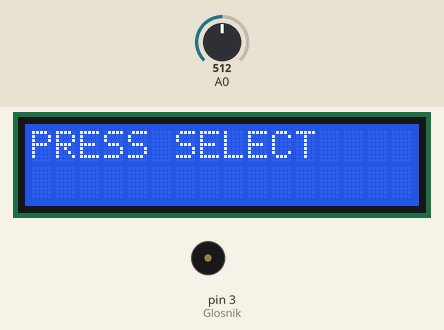
This sketch was run on a simulated Arduino Uno, built with avr-gcc and run on an emulated ATmega328P. On the bench: 16×2 character LCD, buzzer (waves = sounding). The test bench sets the inputs (shaded band); at power-on: A0 = 512.

Above: at 1.2 s.
1.3 s: A0 set to 634
2.8 s: A0 set to 667
At 3.1 s:
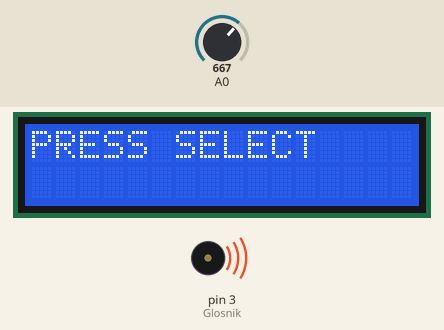
4.3 s: A0 set to 640
At 5.8 s:
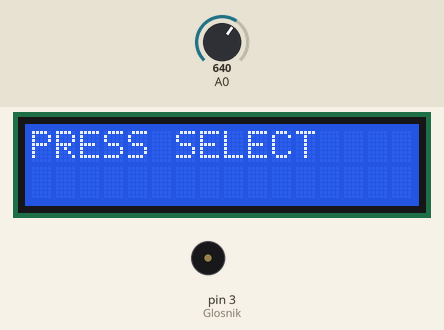
7.3 s: A0 set to 660
At 8.3 s:
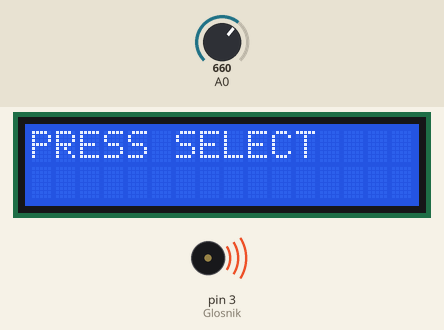
8.8 s: A0 set to 511
At 9.8 s:
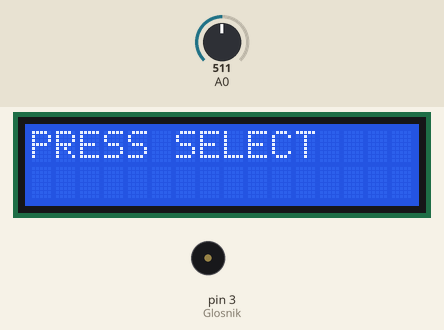
Timing chart, 0 to 11.4 s (numbered marks = the images above; inputs shaded):
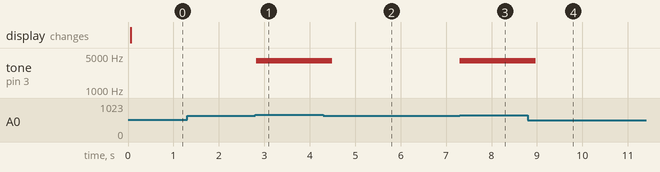

Measured:
- the behaviour switches between 649 and 650 on A0 (found by bisection; images 0 and 1)
- after the input at 1.3 s, every drawn part: stays the same
- after the input at 2.8 s, tone on pin 3 (Glosnik): silent → 4000 Hz at once
- after the input at 4.3 s, tone on pin 3 (Glosnik): 4000 Hz → silent after 0.19 s
- after the input at 7.3 s, tone on pin 3 (Glosnik): silent → 4000 Hz at once
- after the input at 8.8 s, tone on pin 3 (Glosnik): 4000 Hz → silent after 0.17 s

The sketch:

lcd.ino.ino
```cpp
#include <LiquidCrystal.h>

LiquidCrystal lcd(8,9,4,5,6,7);

#define Glosnik 3
#define btnRIGHT  0
#define btnUP     1
#define btnDOWN   2
#define btnLEFT   3
#define btnSELECT 4
#define btnNONE   5

int lcd_key     =0;
int adc_key_in  =0;

int read_LCD_buttons(){               // wczytanie przycisku a
    adc_key_in = analogRead(0);       // wczytaj wartość z sensora

    // my buttons when read are centered at these valies: 0, 144, 329, 504, 741
    // we add approx 50 to those values and check to see if we are close
    // We make this the 1st option for speed reasons since it will be the most likely result

    if (adc_key_in > 1000) return btnNONE;

    // For V1.1 us this threshold
    if (adc_key_in < 50)   return btnRIGHT;
    if (adc_key_in < 250)  return btnUP;
    if (adc_key_in < 450)  return btnDOWN;
    if (adc_key_in < 650)  return btnLEFT;
    if (adc_key_in < 850)  return btnSELECT;

   // For V1.0 comment the other threshold and use the one below:

    return btnNONE;   // when all others fail, return this.
}

int beep()      //funkcja głośnika
{
  lcd.begin(16,2);
  lcd.setCursor(0,0);
  lcd.print("PRESS SELECT");
  if(read_LCD_buttons()==btnSELECT)     //po naciśnięciu SELECT wykona się instrukcja w nawiasie
  {
    tone(Glosnik,4000,200);
    }
  }
void setup() {


}

void loop() {
  beep();

}
```
